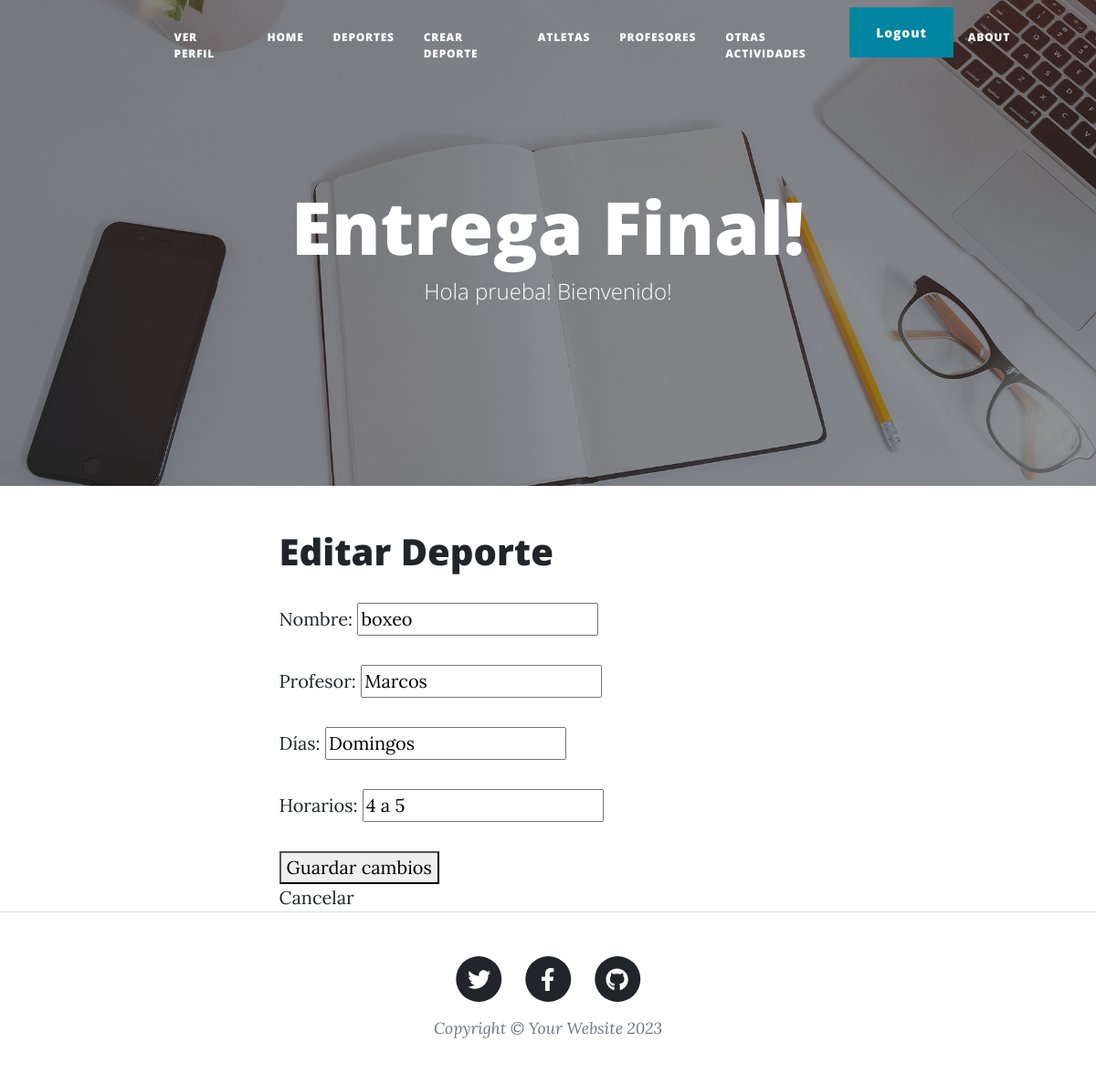
Screenshot of /editar-deporte/2/ (signed in) with the database file from the repository.
### mi_primer_app/models.py (models this page shows, shortened)
class Deporte(models.Model):
    nombre = models.CharField(max_length=100)
    profesor = models.CharField(max_length=100)
    dias = models.CharField(max_length=100)
    horarios = models.CharField(max_length=20)

### mi_primer_app/views.py (the view)
# urls.py: path('editar-deporte/<int:pk>/', editar_deporte, name='editar-deporte'),
@login_required
def editar_deporte(request, pk):
    deporte = get_object_or_404(Deporte, pk=pk)  # Obtiene el deporte o lanza un 404 si no existe
    if request.method == 'POST':
        form = DeporteForm(request.POST)
        if form.is_valid():
            deporte.nombre = form.cleaned_data['nombre']
            deporte.profesor = form.cleaned_data['profesor']
            deporte.dias = form.cleaned_data['dias']
            deporte.horarios = form.cleaned_data['horarios']
            deporte.save()
            return redirect('deportes')  # Redirige a la lista de deportes
    else:
        form = DeporteForm(initial={
            'nombre': deporte.nombre,
            'profesor': deporte.profesor,
            'dias': deporte.dias,
            'horarios': deporte.horarios,
        })
    return render(request, 'mi_primer_app/editar_deporte.html', {'form': form, 'deporte': deporte})

### mi_primer_app/forms.py
class DeporteForm(forms.Form):
    nombre = forms.CharField(label="Nombre", max_length=100)
    profesor = forms.CharField(label="Profesor", max_length=100)
    dias = forms.CharField(label="Días", max_length=100)
    horarios = forms.CharField(label="Horarios", max_length=100)

### mi_primer_app/templates/mi_primer_app/editar_deporte.html (shortened to what this page needs)
{% extends "padre.html" %}
{% block content %}
<h1>Editar Deporte</h1>
<form method="post">
        {{ form.as_p }}
        <button type="submit">Guardar cambios</button>
</form>
<a href="{% url 'deportes' %}">Cancelar</a>
{% endblock %}

### templates/padre.html (shortened to what this page needs)
{% load static %}
<!DOCTYPE html>
<html lang="en">
    <head>
        <link href="{% static 'css/styles.css' %}" rel="stylesheet" />
    </head>
    <body>
        <nav class="navbar navbar-expand-lg navbar-light" id="mainNav">
            <div class="container px-4 px-lg-5">
                  {% if user.avatar.imagen %}
                        <ul class="navbar-nav ms-auto py-4 py-lg-0">
                           <li class="nav-item"><a class="nav-link px-lg-3 py-3 py-lg-4" href="{% url 'profile' %}">Ver Perfil</a></li>
                        </ul>
                  {% endif %}
                <div class="collapse navbar-collapse" id="navbarResponsive">
                    <ul class="navbar-nav ms-auto py-4 py-lg-0">
                        <li class="nav-item"><a class="nav-link px-lg-3 py-3 py-lg-4" href="{% url 'inicio' %}">Home</a></li>
                        <li class="nav-item"><a class="nav-link px-lg-3 py-3 py-lg-4" href="{% url 'deportes' %}">Deportes</a></li>
                        <li class="nav-item"><a class="nav-link px-lg-3 py-3 py-lg-4" href="{% url 'crear-deporte' %}">Crear Deporte</a></li>
                        <li class="nav-item"><a class="nav-link px-lg-3 py-3 py-lg-4" href="{% url 'listar-atletas' %}">Atletas</a></li>
                        <li class="nav-item"><a class="nav-link px-lg-3 py-3 py-lg-4" href="{% url 'listar-profesores' %}">Profesores</a></li>
                        <li class="nav-item"><a class="nav-link px-lg-3 py-3 py-lg-4" href="{% url 'listar-otras-actividades' %}">Otras Actividades</a></li>
                        {% if user.is_authenticated %}
                            <li class="nav-item">
                                <form action="{% url "logout" %}" method="POST">
                                <button type="submit" class="btn btn-primary">Logout</button>
                                </form>
                            </li>
                        {% endif %}
                        <li class="nav-item"><a class="nav-link px-lg-3 py-3 py-lg-4" href="{% url 'about' %}">About</a></li>
                    </ul>
                </div>
            </div>
        </nav>
        <header class="masthead" style="background-image: url('assets/img/home-bg.jpg')">
            <div class="container position-relative px-4 px-lg-5">
                <div class="row gx-4 gx-lg-5 justify-content-center">
                    <div class="col-md-10 col-lg-8 col-xl-7">
                        <div class="site-heading">
                            <h1>Entrega Final!</h1>
                            <span class="subheading">Hola {{ user.username}}! Bienvenido!</span>
                        </div>
                    </div>
                </div>
            </div>
        </header>
        <div class="container px-4 px-lg-5">
            <div class="row gx-4 gx-lg-5 justify-content-center">
                <div class="col-md-10 col-lg-8 col-xl-7">
                    {% block content %}
                    {% endblock %}
                </div>
            </div>
        </div>
        <footer class="border-top">
            <div class="container px-4 px-lg-5">
                <div class="row gx-4 gx-lg-5 justify-content-center">
                    <div class="col-md-10 col-lg-8 col-xl-7">
                        <ul class="list-inline text-center">
                            <li class="list-inline-item">
                                <a href="#!">
                                    <span class="fa-stack fa-lg">
                                        <i class="fas fa-circle fa-stack-2x"></i>
                                        <i class="fab fa-twitter fa-stack-1x fa-inverse"></i>
                                    </span>
                                </a>
                            </li>
                            <li class="list-inline-item">
                                <a href="#!">
                                    <span class="fa-stack fa-lg">
                                        <i class="fas fa-circle fa-stack-2x"></i>
                                        <i class="fab fa-facebook-f fa-stack-1x fa-inverse"></i>
                                    </span>
                                </a>
                            </li>
                            <li class="list-inline-item">
                                <a href="#!">
                                    <span class="fa-stack fa-lg">
                                        <i class="fas fa-circle fa-stack-2x"></i>
                                        <i class="fab fa-github fa-stack-1x fa-inverse"></i>
                                    </span>
                                </a>
                            </li>
                        </ul>
                        <div class="small text-center text-muted fst-italic">Copyright &copy; Your Website 2023</div>
                    </div>
                </div>
            </div>
        </footer>
    </body>
</html>

### rows the page displays
Deporte: nombre "boxeo", profesor "Marcos", dias "Domingos", horarios "4 a 5"

### other values shown
{{ user.username }} "prueba"
